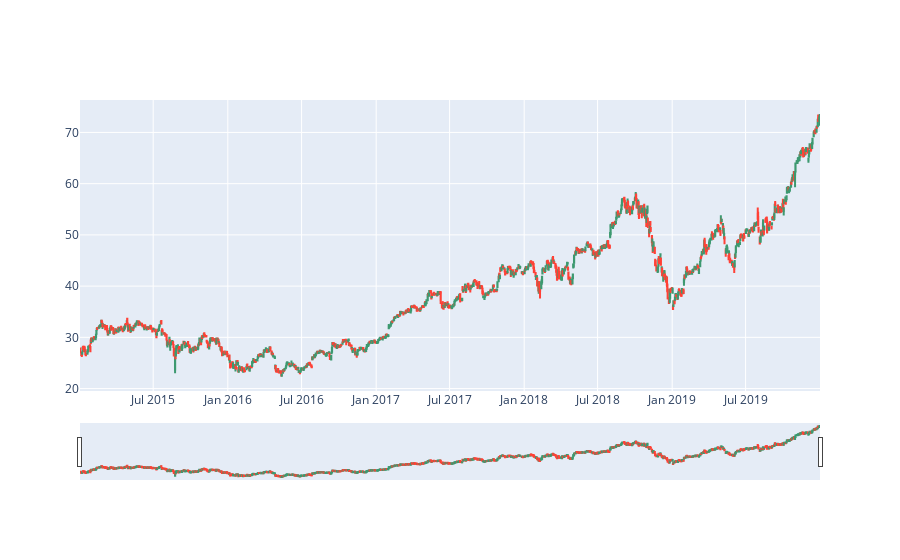

Notebook code cell kept with this figure:
### Markdown cell above
## 2a. Preprocessing

### Code cell
start_date = '2015-01-01'
end_date = '2019-12-31'

# Import dataset
df = pd.read_csv("datasets/aapl_stock_raw.csv", index_col=0)
df['date'] = pd.to_datetime(df['date'])
df.set_index('date', inplace=True)
df.drop(columns=["adjclose", "volume", "ticker"], inplace=True)

# Remove entries outside daterange
df = df[start_date:end_date]

df['change'] = df['close'] - df['open']


fig = go.Figure(data=[go.Candlestick(x=df.index,
                open=df['open'],
                high=df['high'],
                low=df['low'],
                close=df['close'])])

fig.show()
df

### Figure 1 — Plotly figure (JSON) as saved in the notebook; plotly's stock layout.template omitted (floating-point values rounded to 4 significant figures; data arrays with more than 128 entries replaced by an {"elided": "..."} marker saying what was removed)
{"data": [{"close": {"elided": "1258 float values"}, "high": {"elided": "1258 float values"}, "low": {"elided": "1258 float values"}, "open": {"elided": "1258 float values"}, "type": "candlestick", "x": {"elided": "1258 str values"}}], "layout": {}}
